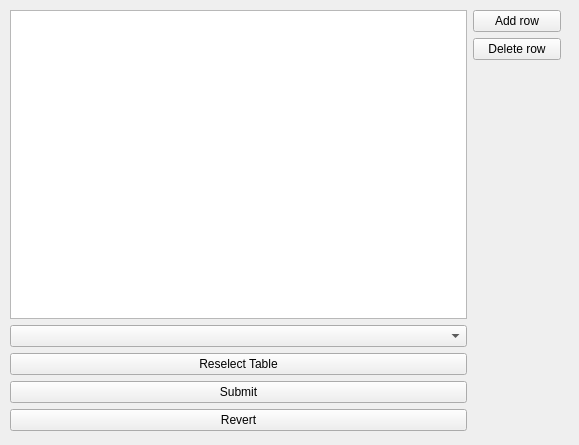
<?xml version="1.0" encoding="UTF-8"?>
<ui version="4.0">
 <class>MainWidget</class>
 <widget class="QWidget" name="MainWidget">
  <property name="geometry">
   <rect>
    <x>0</x>
    <y>0</y>
    <width>579</width>
    <height>445</height>
   </rect>
  </property>
  <property name="windowTitle">
   <string>Form</string>
  </property>
  <widget class="QWidget" name="">
   <property name="geometry">
    <rect>
     <x>10</x>
     <y>10</y>
     <width>551</width>
     <height>421</height>
    </rect>
   </property>
   <layout class="QHBoxLayout" name="horizontalLayout">
    <item>
     <layout class="QVBoxLayout" name="verticalLayout_2">
      <item>
       <widget class="QTableView" name="tableView">
        <property name="editTriggers">
         <set>QAbstractItemView::NoEditTriggers</set>
        </property>
        <attribute name="horizontalHeaderStretchLastSection">
         <bool>true</bool>
        </attribute>
       </widget>
      </item>
      <item>
       <layout class="QVBoxLayout" name="verticalLayout">
        <item>
         <widget class="QComboBox" name="comboBox"/>
        </item>
        <item>
         <widget class="QPushButton" name="btn_select_table">
          <property name="text">
           <string>Reselect Table</string>
          </property>
         </widget>
        </item>
        <item>
         <widget class="QPushButton" name="btn_submit">
          <property name="text">
           <string>Submit</string>
          </property>
         </widget>
        </item>
        <item>
         <widget class="QPushButton" name="btn_revert">
          <property name="text">
           <string>Revert</string>
          </property>
         </widget>
        </item>
       </layout>
      </item>
     </layout>
    </item>
    <item>
     <layout class="QVBoxLayout" name="verticalLayout_4">
      <item>
       <layout class="QVBoxLayout" name="verticalLayout_3">
        <item>
         <widget class="QPushButton" name="btn_add">
          <property name="text">
           <string>Add row</string>
          </property>
         </widget>
        </item>
        <item>
         <widget class="QPushButton" name="btn_delete">
          <property name="text">
           <string>Delete row</string>
          </property>
         </widget>
        </item>
       </layout>
      </item>
      <item>
       <spacer name="verticalSpacer">
        <property name="orientation">
         <enum>Qt::Vertical</enum>
        </property>
        <property name="sizeHint" stdset="0">
         <size>
          <width>88</width>
          <height>348</height>
         </size>
        </property>
       </spacer>
      </item>
     </layout>
    </item>
   </layout>
  </widget>
 </widget>
 <resources/>
 <connections/>
</ui>
